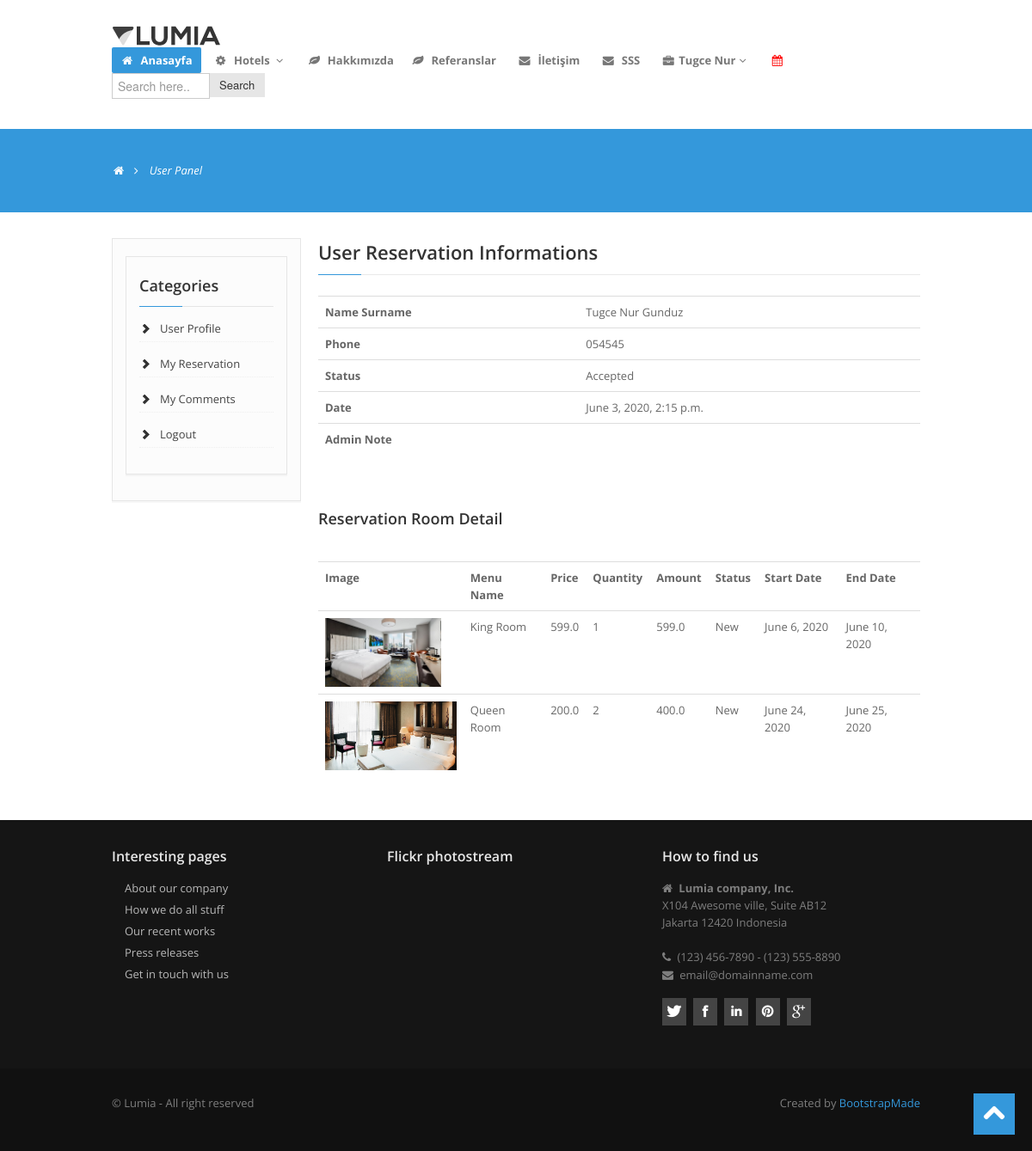
/user/reservationdetail/26 (signed in), run on the app's committed database.
### reservation/models.py (models this page shows, shortened)
class Reservation(models.Model):
    STATUS = (
        ('New', 'New'),
        ('Accepted', 'Accepted'),
        ('Preaparing', 'Preaparing'),
        ('Completed', 'Completed'),
        ('Canceled', 'Canceled'),
    )
    user = models.ForeignKey(User, on_delete=models.SET_NULL, null=True)
    code = models.CharField(max_length=5, editable=False)
    first_name = models.CharField(max_length=10)
    last_name = models.CharField(max_length=10)
    phone = models.CharField(blank=True, max_length=20)
    address = models.CharField(blank=True, max_length=150)
    city = models.CharField(blank=True, max_length=20)
    country = models.CharField(blank=True, max_length=20)
    total = models.FloatField(blank=True)
    status = models.CharField(max_length=10, choices=STATUS, default='New')
    ip = models.CharField(blank=True, max_length=20)
    adminnote = models.CharField(blank=True, max_length=100)
    create_at = models.DateTimeField(auto_now_add=True)
    update_at = models.DateTimeField(auto_now=True)

class ReservationRoom(models.Model):
    STATUS = {
        ('New', 'New'),
        ('Accepted', 'Accepted'),
        ('Canceled', 'Canceled'),
    }
    reservation = models.ForeignKey(Reservation, on_delete=models.CASCADE)
    user = models.ForeignKey(User, on_delete=models.CASCADE)
    room = models.ForeignKey(Room, on_delete=models.CASCADE, null=True)
    quantity = models.IntegerField()
    date_start = models.DateField(blank=True)
    date_end = models.DateField(blank=True)
    price = models.FloatField()
    amount = models.FloatField()
    status = models.CharField(max_length=10, choices=STATUS, default='New')
    create_at = models.DateTimeField(auto_now_add=True)
    update_at = models.DateTimeField(auto_now=True)

### product/models.py (models this page shows, shortened)
class Room(models.Model):
    STATUS = (
        ('True', 'Evet'),
        ('False', 'Hayır'),
    )
    product = models.ForeignKey(Product, on_delete=models.CASCADE)
    title = models.CharField(max_length=50, blank=True)
    image = models.ImageField(blank=True, upload_to='images/')
    description = models.CharField(blank=True, max_length=255)
    price = models.FloatField(blank=True)
    amount = models.IntegerField(blank=True)
    status = models.CharField(max_length=10, choices=STATUS)
    create_at = models.DateTimeField(auto_now_add=True)
    update_at = models.DateTimeField(auto_now=True)
    def image_tag(self):
        return mark_safe('<img src="{}" height="50"/>'.format(self.image.url))
    image_tag.short_description = 'Image'

### user/views.py (the view)
# urls.py: path('reservationdetail/<int:id>', views.reservationdetail, name='reservationdetail'),
@login_required(login_url="/login")
def reservationdetail(request, id):
    category = Category.objects.all()
    current_user = request.user
    reservation = Reservation.objects.get(user_id=current_user.id,id=id)
    reservationitems = ReservationRoom.objects.filter(reservation_id=id)
    context = {
        'category': category,
        'reservation': reservation,
        'reservationitems': reservationitems,
    }
    return render(request, 'user_reservation_detail.html', context)

### user/templates/user_reservation_detail.html (shortened to what this page needs)
{% extends "homebase.html" %}
{% block content %}
<section id="subintro">
    <div class="container">
        <div class="row">
            <div class="span8">
                <ul class="breadcrumb">
                    <li><a href="/"><i class="icon-home"></i></a><i class="icon-angle-right"></i></li>
                    <li class="active">User Panel</li>
                </ul>
            </div>
        </div>
    </div>
</section>
<section id="maincontent">
    <div class="container">
        <div class="row">
            <div class="span3">
                <aside>
                    <div class="billing-details">
                        {% include "user_panel.html" %}
                    </div>
                </aside>
            </div>
            <div class="span9">
                <div class="widget">
                    <h3 class="rheading">
                        User Reservation Informations
                        <span></span></h3>
                      <table class="table">
                        <tr>
                            <th class="text-center">Name Surname</th>
                            <td class="thumb">{{ reservation.first_name }} {{reservation.last_name}}</td>
                        </tr>
                        <tr>
                            <th class="text-center">Phone</th>
                            <td class="thumb">{{ reservation.phone }}</td>
                        </tr>
                        <tr>
                            <th class="text-center">Status</th>
                            <td class="thumb">{{ reservation.status }}</td>
                        </tr>
                                              <tr>
                            <th class="text-center">Date</th>
                            <td class="thumb">{{ reservation.create_at }}</td>
                        </tr>
                        <tr>
                            <th class="text-center">Admin Note</th>
                            <td class="thumb">{{ reservation.adminnote }}</td>
                        </tr>
                    </table>
                    <br>
                    <br>
                    <h4 class="title">Reservation Room Detail</h4>
                    <br>
                    <table class="table">
                        <tr>
                            <th class="text-left">Image</th>
                            <th class="text-left">Menu Name</th>
                            <th class="text-left">Price</th>
                            <th class="text-left">Quantity</th>
                            <th class="text-left">Amount</th>
                            <th class="text-left">Status</th>
                            <th class="text-left">Start Date</th>
                            <th class="text-left">End Date</th>
                        </tr>
                        {% for rs in reservationitems %}
                        <tr>
                            <td class="text-left">
                                <a href="/menu/{{rs.room_id}}/{{rs.room.slug}}"> <img src="{{rs.room.image.url}}"
                                                                                      style="height:80px;"></a></td>
                            <td class="text-left">{{ rs.room.title }}</td>
                            <td class="text-left">{{ rs.price }}</td>
                            <td class="text-left">{{ rs.quantity }}</td>
                            <td class="text-left">{{ rs.amount }}</td>
                            <td class="text-left">{{ rs.status }}</td>
                            <td class="text-left">{{ rs.date_start }}</td>
                            <td class="text-left">{{ rs.date_end }}</td>
                        </tr>
                        {% endfor %}
                    </table>
                </div>
            </div>
        </div>
    </div>
</section>
{% endblock %}

### home/templates/header.html (shortened to what this page needs)
{% load static %}
<header>
    <div class="navbar navbar-static-top">
        <div class="navbar-inner">
            <div class="container">
                <div class="logo">
                    <a href="/"><img src="{% static 'assets/img/logo.png' %}" alt=""/></a>
                </div>
                <div class="navigation">
                    <nav>
                        <ul class="nav topnav">
                            <li class="active">
                                <a href="/"><i class="icon-home"></i> Anasayfa </a>
                            </li>
                            <li class="dropdown">
                                <a href="#"><i class="icon-cog"></i> Hotels <i class="icon-angle-down"></i></a>
                                {% load mptt_tags %}
                            </li>
                            <li class="dropdown">
                                <a href="/hakkimizda"><i class="icon-leaf"></i> Hakkımızda </a>
                            </li>
                            <li class="">
                                <a href="/referanslar"><i class="icon-leaf"></i> Referanslar </a>
                            </li>
                            <li>
                                <a href="/iletisim"><i class="icon-envelope-alt"></i> İletişim </a>
                            </li>
                            <li>
                                <a href="/faq"><i class="icon-envelope-alt"></i> SSS </a>
                            </li>
                            {% if user.id is not None %}
                            <li class="dropdown">
                                <a href="#"><i class="icon-briefcase"></i>{{ user.first_name }}<i
                                        class="icon-angle-down"></i></a>
                            </li>
                            <li>
                                <a href="/reservationcart/" style="color:red"><i class="icon-calendar"></i>
                                    {{ request.session.cart_items }} </a>
                            </li>
                            {% endif %}
                            <li>
                                <form action="/search/" method="post" class="input-append">
                                    <input name="query" class="search-form" id="appendedPrependedInput" type="text"
                                           placeholder="Search here.." style="width:100px;"/>
                                    <button class="btn btn-dark" type="submit">Search</button>
                                </form>
                            </li>
                        </ul>
                    </nav>
                </div>
            </div>
        </div>
    </div>
</header>

### home/static/assets/css/style.css (style rules this page uses)
.row { margin-bottom:30px; }
header .navbar .logo { float:left; padding: 0; margin-left:0; }
header .navbar { padding:30px 0 25px; }
.navbar .nav { margin:0; }
.navbar ul li { margin-right:5px; }
.navbar .nav li.active a,.navbar .nav li.active a:hover { color:#fff; -webkit-border-radius: 2px; -moz-border-radius: 2px; border-radius: 2px; }
.navbar ul.topnav { float:right; }
.navbar .nav > li > a { float: none; font-size:13px; padding: 5px 10px 5px 10px; color: #777777; text-decoration: none; text-shadow: none; font-weight:700; }
.navbar .nav > li.dropdown > a { padding: 5px 5px 5px 10px; }
#maincontent { z-index:1000; margin-top:0px; }
section#subintro { width: 100%; color: #fff; height:auto; margin: 0 auto; padding: 0; margin-bottom:30px; }
.rheading { margin-bottom: 24px; }
.rheading { position: relative; border-bottom: #e9e9e9 1px solid; padding-bottom: 9px; }
.rheading span { position: absolute; width: 50px; height: 1px; bottom: -1px; left: 0; }
aside { background:#fcfcfc; padding:20px 15px 0 15px; margin: 0 0 30px 0; border: 1px solid #e6e6e6; -webkit-box-shadow: 0 2px 0 rgba(0,0,0,0.03); -moz-box-shadow: 0 2px 0 rgba(0,0,0,0.03); box-shadow: 0 2px 0 rgba(0,0,0,0.03); -webkit-box-sizing: border-box; -moz-box-sizing: border-box; box-sizing: border-box; }
[class^="icon-"], [class*=" icon-"] { float:none; }
[class^="icon-"], [class*=" icon-"] { margin-top: 1px; margin-right: .3em; }
#subintro .breadcrumb { margin:30px 0 0; background:none; }
#subintro ul.breadcrumb li { margin-bottom:0; padding-bottom:0; color:#fff; font-style:italic; }
#subintro ul.breadcrumb li a { color:#fff; }
.breadcrumb > li { display: inline-block; *display: inline; line-height:1.6em; *zoom: 1; }

### home/static/assets/color/default.css (style rules this page uses)
a { color: #3498db; }
.rheading span { background: #3498db; }
.navbar .nav li.active a { background:#3498db; }
section#subintro { background: #3498db; }

### data on the page
Reservation: first_name "Tugce Nur", last_name "Gunduz", phone "054545", status "Accepted", create_at "June 3, 2020, 2:15 p.m."
ReservationRoom: room.image (picture), room "King Room", price "599.0", quantity "1", amount "599.0", status "New", date_start "June 6, 2020", date_end "June 10, 2020"
ReservationRoom: room.image (picture), room "Queen Room", price "200.0", quantity "2", amount "400.0", status "New", date_start "June 24, 2020", date_end "June 25, 2020"

### other printed values
{{ user.first_name }} "Tugce Nur"
